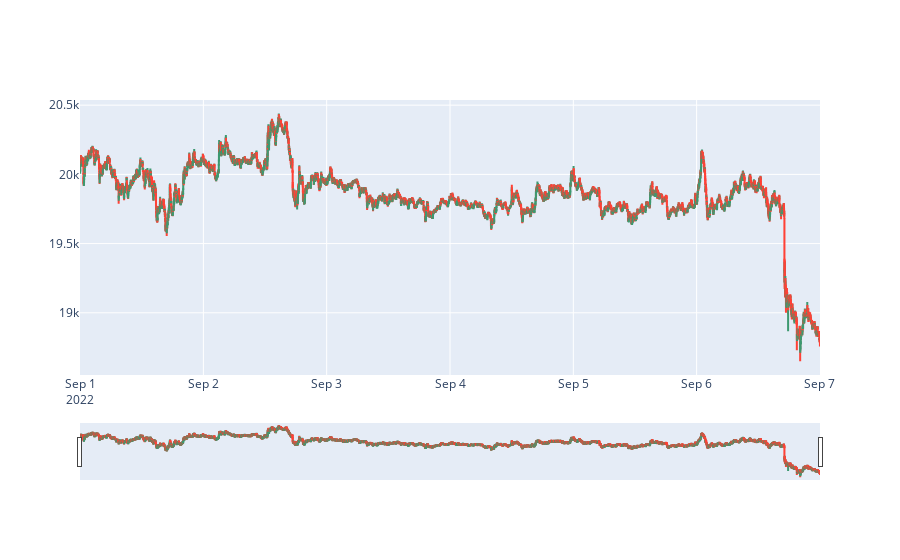

The notebook cell saved with this chart:
### Code cell
fig = go.Figure(data=[go.Candlestick(x=df.index.values,
                open=df['open'],
                high=df['high'],
                low=df['low'],
                close=df['close'])])

fig.show()

### Figure 1 — Plotly figure (JSON) as saved in the notebook; plotly's stock layout.template omitted (floating-point values rounded to 4 significant figures; data arrays with more than 128 entries replaced by an {"elided": "..."} marker saying what was removed)
{"data": [{"close": {"elided": "8641 int values"}, "high": {"elided": "8641 int values"}, "low": {"elided": "8641 int values"}, "open": {"elided": "8641 int values"}, "type": "candlestick", "x": {"elided": "8641 str values"}}], "layout": {}}
